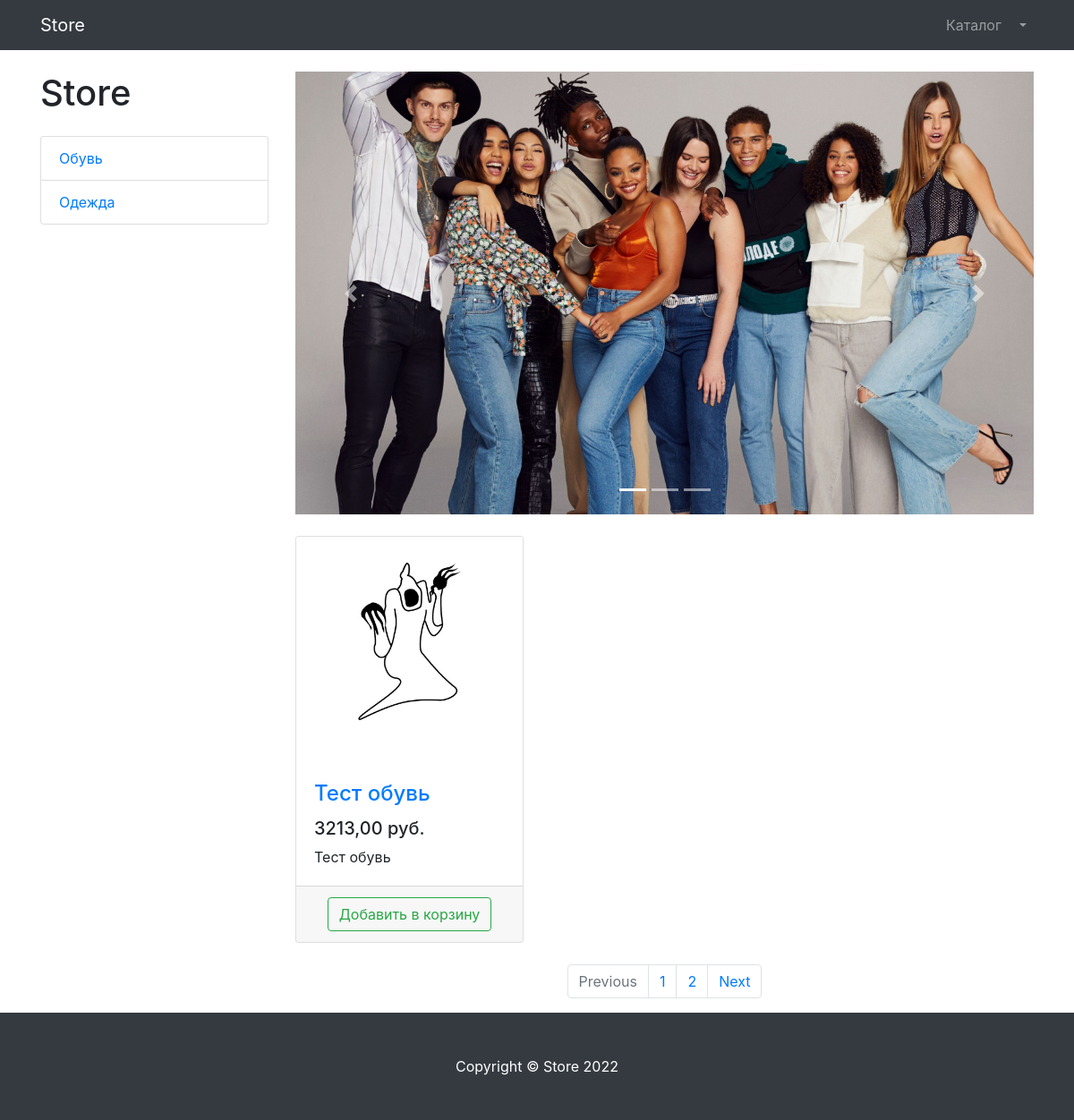
Page /products/ (signed in) on the committed database.
### products/models.py (models this page shows, shortened)
class ProductCategory(models.Model):
    name = models.CharField(max_length=200, unique=True)
    description = models.TextField(null=True, blank=True)
    class Meta:
        verbose_name = 'Категория'
        verbose_name_plural = "Категории"

class Product(models.Model):
    name = models.CharField(max_length=200)
    description = models.TextField()
    price = models.DecimalField(max_digits=6, decimal_places=2)
    quantity = models.PositiveIntegerField(default=0)
    image = models.ImageField(upload_to='products_images')
    category = models.ForeignKey(to=ProductCategory, on_delete=models.CASCADE)
    created_at = models.DateTimeField(auto_now_add=True)
    class Meta:
        verbose_name = 'Товар'
        verbose_name_plural = "Товары"

### products/views.py (the view)
# urls.py: path('', ProductListView.as_view(extra_context={'title':'Storedimas'}), name='index'),
class ProductListView(TitleMixin, ListView):
    model = Product
    template_name = 'products/products.html'
    paginate_by = 1
    title = 'Store - Каталог'
    def get_queryset(self):
        queryset = super(ProductListView, self).get_queryset()
        category_id = self.kwargs.get('category_id')
        return queryset.filter(category_id=category_id) if category_id else queryset
    def get_context_data(self, **kwargs):
        context = super(ProductListView, self).get_context_data()
        context['categories'] = ProductCategory.objects.all()
        return context

### common/views.py (called while the page is built)
    def get_context_data(self, **kwargs):
        context = super(TitleMixin, self).get_context_data(**kwargs)
        context['title'] = self.title
        return context

### templates/products/products.html (shortened to what this page needs)
{% extends 'products/base.html' %}
{% load static %}
{% block css %}
<link href="{% static 'vendor/css/products.css' %}" rel="stylesheet">
{% endblock %}
{% block content %}
<div class="container">
    <div class="row">
        <div class="col-lg-3">
            <h1 class="my-4">Store</h1>
            <div class="list-group">
                {% for category in categories %}
                <a href="{% if category %}{% url 'products:category' category.id %}{% else %}#{% endif %}" class="list-group-item">{{ category.name }}</a>
                {% endfor %}
            </div>
        </div>
        <div class="col-lg-9">
                <div id="carouselExampleIndicators" class="carousel slide my-4" data-ride="carousel">
                <ol class="carousel-indicators">
                    <li data-target="#carouselExampleIndicators" data-slide-to="0" class="active"></li>
                    <li data-target="#carouselExampleIndicators" data-slide-to="1"></li>
                    <li data-target="#carouselExampleIndicators" data-slide-to="2"></li>
                </ol>
                <div class="carousel-inner" role="listbox">
                    <div class="carousel-item active">
                        <img class="d-block img-fluid" src="/static/vendor/img/slides/slide-1.jpg" alt="First slide">
                    </div>
                </div>
                <a class="carousel-control-prev" href="#carouselExampleIndicators" role="button" data-slide="prev">
                    <span class="carousel-control-prev-icon" aria-hidden="true"></span>
                </a>
                <a class="carousel-control-next" href="#carouselExampleIndicators" role="button" data-slide="next">
                    <span class="carousel-control-next-icon" aria-hidden="true"></span>
                </a>
            </div>
            <div class="row">
                {% for product in object_list %}
                <div class="col-lg-4 col-md-6 mb-4">
                    <div class="card h-100">
                        <a href="#">
                            <img class="card-img-top"
                                 src="{{ product.image.url }}"
                                 alt="">
                        </a>
                        <div class="card-body">
                            <h4 class="card-title">
                                <a href="#">{{ product.name }}</a>
                            </h4>
                            <h5>{{ product.price }} руб.</h5>
                            <p class="card-text">{{ product.description }}</p>
                        </div>
                        <div class="card-footer text-center">
                            <a  class="btn btn-outline-success" href="{% url 'products:basket/add' product.id%}">Добавить в корзину</a>
                    </div>
                </div>
                </div>
                {%endfor%}
            </div>
            <nav aria-label="Page navigation example">
                <ul class="pagination justify-content-center">
                    <li class="page-item {% if not page_obj.has_previous %}disabled{% endif %}">
                        <a class="page-link" href="{% if page_obj.has_previous %}{% url 'products:paginator' page_obj.previous_page_number %}{% else %}#{% endif %}" tabindex="-1" aria-disabled="true">Previous</a>
                    </li>
                    {% for page in paginator.page_range %}
                    <li class="page-item"><a class="page-link" href="{% url 'products:paginator' page %}">{{ page }}</a></li>
                  {% endfor %}
                    <li class="page-item {% if not page_obj.has_next %}disabled{% else %}#{% endif %}">
                        <a class="page-link" href="{% if page_obj.has_next %}{% url 'products:paginator' page_obj.next_page_number %}{% else %}#{% endif %}">Next</a>
                    </li>
                </ul>
            </nav>
        </div>
    </div>
</div>
{% endblock %}
{% block footer %}
<footer class="py-5 bg-dark">
    <div class="container">
        <p class="m-0 text-center text-white">Copyright &copy; Store 2022</p>
    </div>
</footer>
{% endblock %}

### rows in the picture
ProductCategory: name "Обувь"
ProductCategory: name "Одежда"
Product: image (picture), name "Тест обувь", price "3213,00", description "Тест обувь"

### other values in the picture
{{ page }} "1" "2"
